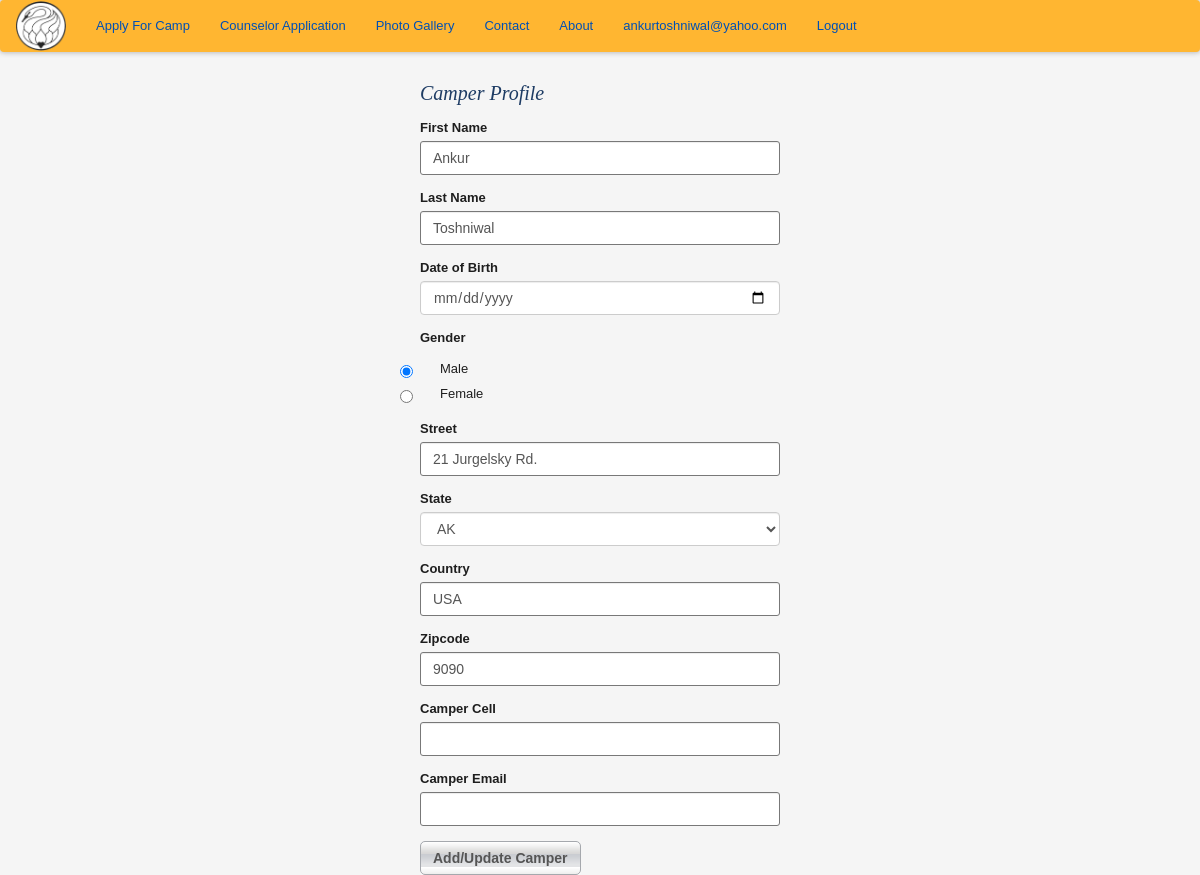
Screenshot of /edit_camper_profile/1 (signed in) with the database file from the repository.
### app/models.py (models this page shows, shortened)
class User(UserMixin, db.Model):
    __tablename__ = 'user'
    id = db.Column(db.Integer, primary_key=True)
    email = db.Column(db.String(64), unique=True, index=True)
    password_hash = db.Column(db.String(128))
    parents = db.relationship('Parents', backref='user', uselist=False)
    @property
    def password(self):
        raise AttributeError('password is not a readable attribute')

class Camper(db.Model):
    __tablename__ = 'camper'
    id = db.Column(db.Integer, primary_key = True)
    fn = db.Column(db.String(64), index=True)
    ln = db.Column(db.String(64), index=True)
    dob = db.Column(db.Date)
    gender = db.Column(db.String(5))
    street = db.Column(db.String(200))
    state = db.Column(db.String(2))
    country = db.Column(db.String(64))
    zipcode = db.Column(db.String(8))
    campercell = db.Column(db.String(64))
    camperemail = db.Column(db.String(64))
    parents_id = db.Column(db.Integer, db.ForeignKey('parents.id'))
    regs = db.relationship('Camper_Registration', backref='camper', lazy='dynamic')

### app/controller.py (the view, shortened to what this page needs)
@app.route('/edit_camper_profile/<int:camper_id>', methods=['GET','POST'])
@login_required
def edit_camper(camper_id):
    camper = Camper.query.get(camper_id)
    form = UpdateCamperProfileForm(obj=camper)
    errors = None
    return render_template('camper_profile.html', form=form, errors=errors)

### app/forms.py
class UpdateCamperProfileForm(FlaskForm):
    fn = StringField('First Name', validators=[Required()])
    ln = StringField('Last Name', validators=[Required()])
    dob = DateField('Date of Birth', format=FDATE, validators=[Required()])
    gender = RadioField('Gender', choices=[('M', 'Male'),('F', 'Female')], validators=[Required()])
    street = StringField('Street', validators=[Required()])
    state = SelectField('State', choices = STATES, validators=[Required()])
    country = StringField('Country', default = "USA", validators=[Required()])
    zipcode = StringField('Zipcode', validators=[Required()])
    campercell = StringField('Camper Cell', validators=[Optional()])
    camperemail = StringField('Camper Email', validators=[Optional(),Email()])
    submit = SubmitField('Add/Update Camper')

### app/models.py (called while the page is built)
@login_manager.user_loader
def load_user(user_id):
    return User.query.filter_by(email=user_id).first()

### app/templates/camper_profile.html (shortened to what this page needs)
{% extends "base_templates/base.html" %}
{% import "bootstrap/wtf.html" as wtf %}
\{% block content %}
    <div class= "container">
        <div class="row">
            <div class= "col-md-offset-4 col-md-4">
                <h1> Camper Profile </h1>
                    {{ wtf.quick_form(form) }}
            </div>
        </div>
    </div>
{% endblock %}

### app/templates/base_templates/nav.html
<nav class="navbar navbar-dark">
  <a class="navbar-brand" href="{{ url_for('home') }}"><img style="width: 50px;" src="static/images/hhsclogo.png"></a>
  <ul class="nav navbar-nav">
    <li class="nav-item">
      <a class="nav-link" href="{{ url_for('auth.create_account') }}">Apply For Camp</a>
    </li>
    <li class="nav-item">
      <a class="nav-link" href="#">Counselor Application</a>
    </li>
    <li>
      <a>Photo Gallery</a>
    </li>
    <li>
      <a>Contact</a>
    </li>
    <li>
      <a>About</a>
    </li>
    {% if current_user.is_authenticated() %}
    <li class="nav-item pull-right">
      <a href="{{url_for('auth.logout')}}">Logout</a>
    </li>
    <li class= "nav-item pull-right">
      <a href="{{url_for('dashboard')}}">{{ current_user.email }}</a>
    </li>
    {% endif %}
  </ul>
</nav>

### app/static/css/newstyles.css (style rules this page uses)
.navbar { background-color: #ffb631; box-shadow: 0px 0px 5px 1px #bbb; }
.navbar-brand { padding: 0px 15px; }

### app/static/css/style.css (style rules this page uses)
html { font-size: 100%; -webkit-text-size-adjust: 100%; -ms-text-size-adjust: 100%; }
html, body { border: 0; margin: 0; height: 100%; min-height: 100%; }
body { color: #1e1e1e; font: 13px/1.231 arial, helvetica, sans-serif; background: #f5f5f5; }
img { border: 0; vertical-align: middle; -ms-interpolation-mode: bicubic; }
form { margin: 0; padding: 0; border: 0; }
a, a:visited { color: #0050b4; }
h1, h2 { margin: 10px 0 15px; padding: 0; font: italic 20px georgia, serif; color: #1e3c64; }
ul { margin: 0; padding: 0; list-style: none; }
button, input, select, textarea { margin: 0; vertical-align: middle; color: #1e1e1e; font: 13px arial, helvetica, sans-serif; }
button, input { line-height: normal; }
button, input[type="button"], input[type="reset"], input[type="submit"] { cursor: pointer; -webkit-appearance: button; }
input, textarea { padding: 2px; }
select { padding: 1px; }
input[type="text"], input[type="password"], select, textarea { border: 1px solid #787878; border-radius: 3px; }
input.input-text, select, textarea { border: 1px solid #787878; }
.btn { display: inline-block; border: 1px solid #a5a8ad; border-radius: 5px; margin: 0 10px 0 0; min-width: 100px; white-space: nowrap; text-align: center; font-weight: 700; color: #555; background: #e3e4e6 url(../img/btn.png) repeat-x; box-shadow: 0 1px 0 #fff; }

### rows the page displays
User: email "ankurtoshniwal@yahoo.com"
Camper: fn "Ankur", ln "Toshniwal", gender "☑ Male ☐ Female", street "21 Jurgelsky Rd.", state "AK", country "USA", zipcode "9090"
